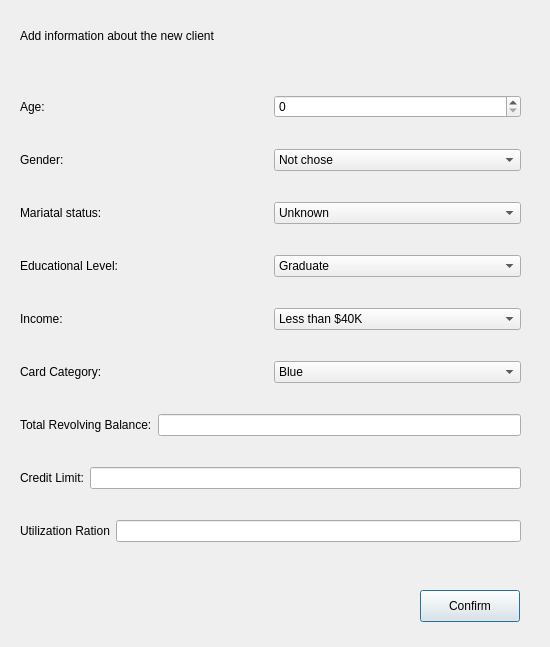
<?xml version="1.0" encoding="UTF-8"?>
<ui version="4.0">
 <class>AddClient</class>
 <widget class="QDialog" name="AddClient">
  <property name="geometry">
   <rect>
    <x>0</x>
    <y>0</y>
    <width>550</width>
    <height>647</height>
   </rect>
  </property>
  <property name="windowTitle">
   <string>Dialog</string>
  </property>
  <widget class="QPushButton" name="pushButton_2">
   <property name="geometry">
    <rect>
     <x>420</x>
     <y>590</y>
     <width>100</width>
     <height>32</height>
    </rect>
   </property>
   <property name="text">
    <string>Confirm</string>
   </property>
   <property name="autoDefault">
    <bool>true</bool>
   </property>
   <property name="default">
    <bool>true</bool>
   </property>
  </widget>
  <widget class="QWidget" name="verticalLayoutWidget">
   <property name="geometry">
    <rect>
     <x>20</x>
     <y>70</y>
     <width>501</width>
     <height>501</height>
    </rect>
   </property>
   <layout class="QVBoxLayout" name="verticalLayout">
    <item>
     <layout class="QHBoxLayout" name="horizontalLayout_3">
      <item>
       <widget class="QLabel" name="label">
        <property name="text">
         <string>Age:</string>
        </property>
       </widget>
      </item>
      <item>
       <widget class="QSpinBox" name="ageBox"/>
      </item>
     </layout>
    </item>
    <item>
     <layout class="QHBoxLayout" name="horizontalLayout">
      <item>
       <widget class="QLabel" name="label_3">
        <property name="text">
         <string>Gender:</string>
        </property>
       </widget>
      </item>
      <item>
       <widget class="QComboBox" name="genderBox">
        <item>
         <property name="text">
          <string>Not chose</string>
         </property>
        </item>
        <item>
         <property name="text">
          <string>M</string>
         </property>
        </item>
        <item>
         <property name="text">
          <string>F</string>
         </property>
        </item>
       </widget>
      </item>
     </layout>
    </item>
    <item>
     <layout class="QHBoxLayout" name="horizontalLayout_5">
      <item>
       <widget class="QLabel" name="label_2">
        <property name="text">
         <string>Mariatal status:</string>
        </property>
       </widget>
      </item>
      <item>
       <widget class="QComboBox" name="marriageBox">
        <item>
         <property name="text">
          <string>Unknown</string>
         </property>
        </item>
        <item>
         <property name="text">
          <string>Single</string>
         </property>
        </item>
        <item>
         <property name="text">
          <string>Divorced</string>
         </property>
        </item>
        <item>
         <property name="text">
          <string>Married</string>
         </property>
        </item>
       </widget>
      </item>
     </layout>
    </item>
    <item>
     <layout class="QHBoxLayout" name="horizontalLayout_4">
      <item>
       <widget class="QLabel" name="label_6">
        <property name="text">
         <string>Educational Level:</string>
        </property>
       </widget>
      </item>
      <item>
       <widget class="QComboBox" name="edBox">
        <item>
         <property name="text">
          <string>Graduate</string>
         </property>
        </item>
        <item>
         <property name="text">
          <string>Post-Graduate</string>
         </property>
        </item>
        <item>
         <property name="text">
          <string>Doctorate</string>
         </property>
        </item>
        <item>
         <property name="text">
          <string>High School</string>
         </property>
        </item>
        <item>
         <property name="text">
          <string>Uneducated</string>
         </property>
        </item>
        <item>
         <property name="text">
          <string>College</string>
         </property>
        </item>
        <item>
         <property name="text">
          <string>Unknown</string>
         </property>
        </item>
       </widget>
      </item>
     </layout>
    </item>
    <item>
     <layout class="QHBoxLayout" name="horizontalLayout_9">
      <item>
       <widget class="QLabel" name="label_5">
        <property name="text">
         <string>Income:</string>
        </property>
       </widget>
      </item>
      <item>
       <widget class="QComboBox" name="incomeBox">
        <item>
         <property name="text">
          <string>Less than $40K</string>
         </property>
        </item>
        <item>
         <property name="text">
          <string>$40K - $60K</string>
         </property>
        </item>
        <item>
         <property name="text">
          <string>$60K - $80K</string>
         </property>
        </item>
        <item>
         <property name="text">
          <string>$80K - $120K</string>
         </property>
        </item>
        <item>
         <property name="text">
          <string>Unknown</string>
         </property>
        </item>
       </widget>
      </item>
     </layout>
    </item>
    <item>
     <layout class="QHBoxLayout" name="horizontalLayout_8">
      <item>
       <widget class="QLabel" name="label_7">
        <property name="text">
         <string>Card Category:</string>
        </property>
       </widget>
      </item>
      <item>
       <widget class="QComboBox" name="cardBox">
        <item>
         <property name="text">
          <string>Blue</string>
         </property>
        </item>
        <item>
         <property name="text">
          <string>Silver</string>
         </property>
        </item>
        <item>
         <property name="text">
          <string>Gold</string>
         </property>
        </item>
        <item>
         <property name="text">
          <string>Plantinum</string>
         </property>
        </item>
       </widget>
      </item>
     </layout>
    </item>
    <item>
     <layout class="QHBoxLayout" name="horizontalLayout_6">
      <item>
       <widget class="QLabel" name="label_8">
        <property name="text">
         <string>Total Revolving Balance:</string>
        </property>
       </widget>
      </item>
      <item>
       <widget class="QLineEdit" name="balanceLine"/>
      </item>
     </layout>
    </item>
    <item>
     <layout class="QHBoxLayout" name="horizontalLayout_7">
      <item>
       <widget class="QLabel" name="label_4">
        <property name="text">
         <string>Credit Limit:</string>
        </property>
       </widget>
      </item>
      <item>
       <widget class="QLineEdit" name="limitLine"/>
      </item>
     </layout>
    </item>
    <item>
     <layout class="QHBoxLayout" name="horizontalLayout_2">
      <item>
       <widget class="QLabel" name="label_9">
        <property name="text">
         <string>Utilization Ration</string>
        </property>
       </widget>
      </item>
      <item>
       <widget class="QLineEdit" name="UtilLine"/>
      </item>
     </layout>
    </item>
   </layout>
  </widget>
  <widget class="QLabel" name="label_10">
   <property name="geometry">
    <rect>
     <x>20</x>
     <y>20</y>
     <width>371</width>
     <height>31</height>
    </rect>
   </property>
   <property name="text">
    <string>Add information about the new client</string>
   </property>
  </widget>
 </widget>
 <resources/>
 <connections/>
</ui>
